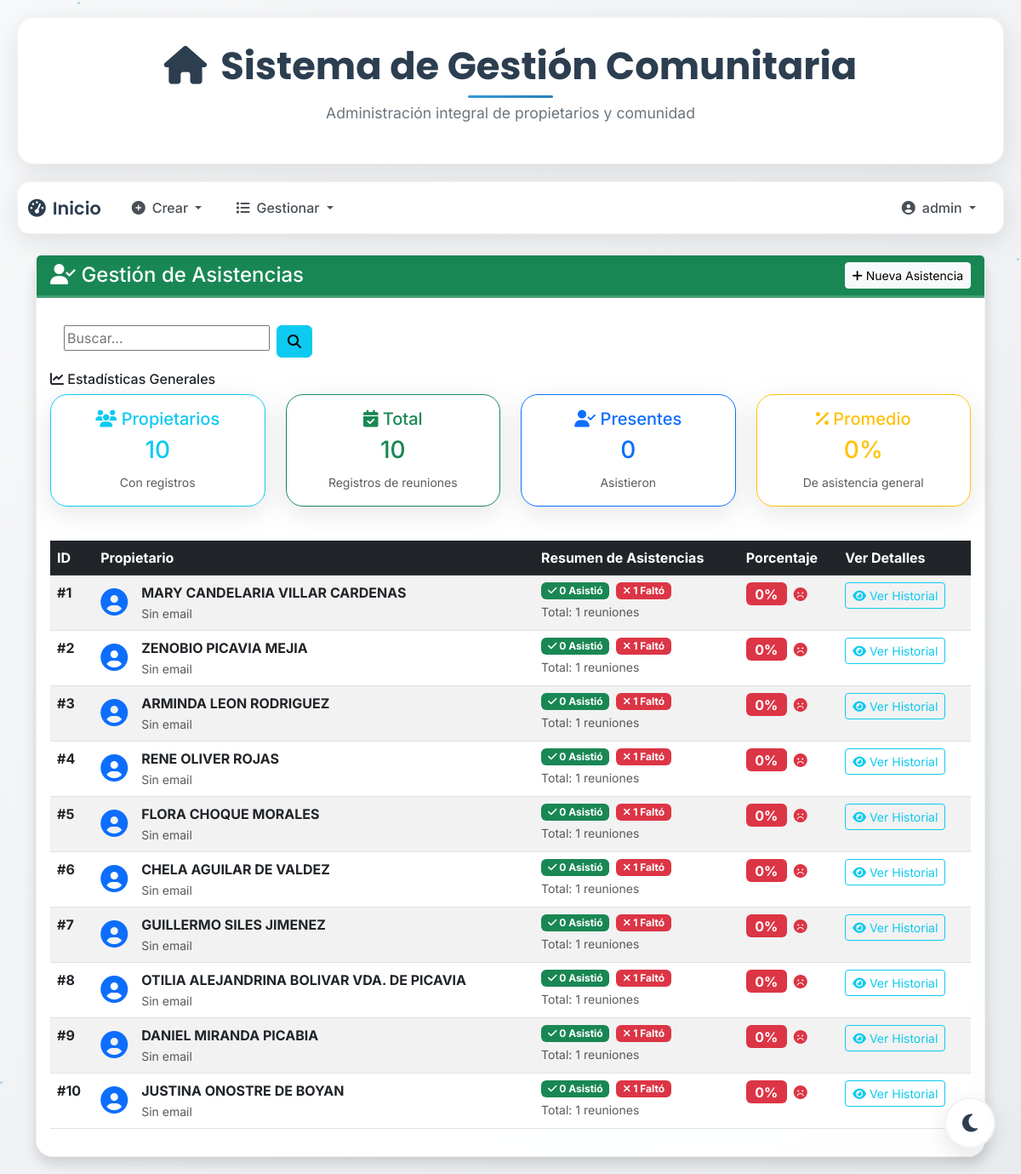
Page /asistencias (signed in) on the committed database.
### models/user_model.py (models this page shows, shortened)
class User(UserMixin, db.Model):
    __tablename__ = "Usuario"
    id = db.Column(db.Integer, primary_key=True)
    username = db.Column(db.String(100), unique=True, nullable=False)
    password_hash = db.Column(db.String(128), nullable=False)
    role = db.Column(db.String(50), nullable=False, default="doctor")
    def has_role(self, role):
        return self.role == role

### models/asistencia_model.py (models this page shows, shortened)
class Asistencia(db.Model):
    __tablename__ = "Asistencia"
    id = db.Column(db.Integer, primary_key=True)
    duenio_id = db.Column(db.Integer, db.ForeignKey('Duenio.id', ondelete='CASCADE'), nullable=False)
    id_reunion = db.Column(db.Integer, db.ForeignKey('Reunion.id', ondelete='CASCADE'), nullable=False)
    asistio = db.Column(db.Boolean, nullable=False, default=False)
    reunion = db.relationship('Reunion', backref='asistencias')
    dueno = db.relationship('Duenio', backref='asistencias')
    __table_args__ = (UniqueConstraint('duenio_id', 'id_reunion', name='_duenio_reunion_uc'),)

### models/duenio_model.py (models this page shows, shortened)
class Duenio(db.Model):
    __tablename__ = "Duenio"
    id = db.Column(db.Integer, primary_key=True)
    nombre = db.Column(db.String(50), nullable=False)
    paterno = db.Column(db.String(50), nullable=True)
    materno = db.Column(db.String(50), nullable=True)
    ci = db.Column(db.String(20), unique=True, nullable=False)
    multas = db.relationship('Multa', backref='duenio', lazy=True)  # Relación con la tabla Multa

### controllers/asistencia_controller.py (the view, shortened to what this page needs)
@asistencia_bp.route("/asistencias")
@login_required
def list_asistencias():
    page = request.args.get('page', 1, type=int)
    per_page = request.args.get('per_page', 10, type=int)  # 10 registros por página por defecto
    search = request.args.get('search', '', type=str)
    query = db.session.query(Asistencia).join(Duenio).join(Reunion)
    asistencias_paginated = query.order_by(Reunion.fecha.desc()).paginate(
        page=page,
        per_page=per_page,
        error_out=False
    )
    if search:
        total_query = query
    else:
        total_query = db.session.query(Asistencia).join(Duenio).join(Reunion)
    total_asistencias = total_query.count()
    total_presentes = total_query.filter(Asistencia.asistio == True).count()
    total_ausentes = total_query.filter(Asistencia.asistio == False).count()
    reuniones_unicas = total_query.with_entities(Asistencia.id_reunion).distinct().count()
    return asistencia_view.list_asistencias(asistencias_paginated, search, {
        'total_asistencias': total_asistencias,
        'total_presentes': total_presentes,
        'total_ausentes': total_ausentes,
        'reuniones_unicas': reuniones_unicas
    })

### templates/asistencias.html (shortened to what this page needs)
{% extends 'base.html' %}
{% block content %}
<div class="container mt-4">
    <div class="row">
        <div class="col-12">
            <div class="card shadow">
                <div class="card-header bg-success text-white">
                    <div class="d-flex justify-content-between align-items-center">
                        <h4 class="mb-0">
                            <i class="fas fa-user-check"></i> Gestión de Asistencias
                        </h4>
                        {% if current_user.has_role('admin') %}
                        <a href="{{ url_for('asistencia.create_asistencia') }}" class="btn btn-light btn-sm">
                            <i class="fas fa-plus"></i> Nueva Asistencia
                        </a>
                        {% endif %}
                    </div>
                </div>
                <div class="card-body">
                    {% include 'buscar.html' %}
                    {% if asistencias %}
                    <div class="row mb-4">
                        <div class="col-12">
                            <h6><i class="fas fa-chart-line"></i> Estadísticas Generales</h6>
                            <div class="row">
                                {% set duenos_unicos = asistencias|map(attribute='dueno.id')|unique|list %}
                                {% set total_duenos = duenos_unicos|length %}
                                {% set total_asistencias = asistencias|length %}
                                {% set total_presentes = asistencias|selectattr('asistio', 'equalto', True)|list|length %}
                                {% set promedio_asistencia = ((total_presentes / total_asistencias) * 100)|round|int if total_asistencias > 0 else 0 %}
                                <div class="col-md-3 mb-3">
                                    <div class="card border-info">
                                        <div class="card-body text-center">
                                            <h5 class="text-info">
                                                <i class="fas fa-users"></i> Propietarios
                                            </h5>
                                            <h3 class="text-info">{{ total_duenos }}</h3>
                                            <small class="text-muted">Con registros</small>
                                        </div>
                                    </div>
                                </div>
                                <div class="col-md-3 mb-3">
                                    <div class="card border-success">
                                        <div class="card-body text-center">
                                            <h5 class="text-success">
                                                <i class="fas fa-calendar-check"></i> Total
                                            </h5>
                                            <h3 class="text-success">{{ total_asistencias }}</h3>
                                            <small class="text-muted">Registros de reuniones</small>
                                        </div>
                                    </div>
                                </div>
                                <div class="col-md-3 mb-3">
                                    <div class="card border-primary">
                                        <div class="card-body text-center">
                                            <h5 class="text-primary">
                                                <i class="fas fa-user-check"></i> Presentes
                                            </h5>
                                            <h3 class="text-primary">{{ total_presentes }}</h3>
                                            <small class="text-muted">Asistieron</small>
                                        </div>
                                    </div>
                                </div>
                                <div class="col-md-3 mb-3">
                                    <div class="card border-warning">
                                        <div class="card-body text-center">
                                            <h5 class="text-warning">
                                                <i class="fas fa-percentage"></i> Promedio
                                            </h5>
                                            <h3 class="text-warning">{{ promedio_asistencia }}%</h3>
                                            <small class="text-muted">De asistencia general</small>
                                        </div>
                                    </div>
                                </div>
                            </div>
                        </div>
                    </div>
                    {% endif %}
                    <div class="table-responsive">
                        <table class="table table-striped table-hover" id="dueniosTable">
                            <thead class="table-dark">
                                <tr>
                                    <th>ID</th>
                                    <th>Propietario</th>
                                    <th>Resumen de Asistencias</th>
                                    <th>Porcentaje</th>
                                    <th>Ver Detalles</th>
                                </tr>
                            </thead>
                            <tbody>
                                {% set duenos_procesados = [] %}
                                {% for asistencia in asistencias %}
                                    {% if asistencia.dueno.id not in duenos_procesados %}
                                        {% set _ = duenos_procesados.append(asistencia.dueno.id) %}
                                        {% set asistencias_dueno = asistencias|selectattr('dueno.id', 'equalto', asistencia.dueno.id)|list %}
                                        {% set asistio_count = asistencias_dueno|selectattr('asistio', 'equalto', True)|list|length %}
                                        {% set no_asistio_count = asistencias_dueno|selectattr('asistio', 'equalto', False)|list|length %}
                                        {% set total_dueno = asistencias_dueno|length %}
                                        {% set porcentaje = ((asistio_count / total_dueno) * 100)|round|int if total_dueno > 0 else 0 %}
                                        <tr>
                                            <td><strong>#{{ asistencia.dueno.id }}</strong></td>
                                            <td>
                                                <div class="d-flex align-items-center">
                                                    <div class="me-3">
                                                        <i class="fas fa-user-circle fa-2x text-primary"></i>
                                                    </div>
                                                    <div>
                                                        <strong>{{ asistencia.dueno.nombre }} {{ asistencia.dueno.paterno or '' }} {{ asistencia.dueno.materno or '' }}</strong>
                                                        <br><small class="text-muted">{{ asistencia.dueno.email or 'Sin email' }}</small>
                                                    </div>
                                                </div>
                                            </td>
                                            <td>
                                                <div class="d-flex gap-2">
                                                    <span class="badge bg-success">
                                                        <i class="fas fa-check"></i> {{ asistio_count }} Asistió
                                                    </span>
                                                    <span class="badge bg-danger">
                                                        <i class="fas fa-times"></i> {{ no_asistio_count }} Faltó
                                                    </span>
                                                </div>
                                                <small class="text-muted d-block mt-1">Total: {{ total_dueno }} reuniones</small>
                                            </td>
                                            <td>
                                                <div class="d-flex align-items-center">
                                                    {% if porcentaje >= 80 %}
                                                        <span class="badge bg-success fs-6">{{ porcentaje }}%</span>
                                                        <i class="fas fa-smile text-success ms-2"></i>
                                                    {% elif porcentaje >= 60 %}
                                                        <span class="badge bg-warning fs-6">{{ porcentaje }}%</span>
                                                        <i class="fas fa-meh text-warning ms-2"></i>
                                                    {% else %}
                                                        <span class="badge bg-danger fs-6">{{ porcentaje }}%</span>
                                                        <i class="fas fa-frown text-danger ms-2"></i>
                                                    {% endif %}
                                                </div>
                                            </td>
                                            <td>
                                                <button class="btn btn-outline-info btn-sm verAsistenciasBtn"
                                                    data-dueno="{{ asistencia.dueno.id }}"
                                                    data-nombre="{{ asistencia.dueno.nombre }} {{ asistencia.dueno.paterno or '' }}"
                                                    data-asistencias='[{% for ast in asistencias_dueno %}{"id": {{ ast.id }}, "fecha": "{{ ast.reunion.fecha.strftime('%d/%m/%Y') if ast.reunion.fecha else 'Sin fecha' }}", "hora": "{{ ast.reunion.hora.strftime('%H:%M') if ast.reunion.hora else 'Sin hora' }}", "descripcion": "{{ ast.reunion.descripcion or 'Reunión general' }}", "asistio": {{ ast.asistio|lower }}}{% if not loop.last %},{% endif %}{% endfor %}]'>
                                                    <i class="fas fa-eye"></i> Ver Historial
                                                </button>
                                            </td>
                                        </tr>
                                    {% endif %}
                                {% endfor %}
                            </tbody>
                        </table>
                    </div>
                </div>
            </div>
        </div>
    </div>
</div>
{% endblock %}

### templates/base.html (shortened to what this page needs)
<!DOCTYPE html>
<html lang="es">
<head>
    <link rel="stylesheet" href="https://cdn.jsdelivr.net/npm/bootstrap@5.3.0/dist/css/bootstrap.min.css">
    <link rel="stylesheet" href="https://cdnjs.cloudflare.com/ajax/libs/animate.css/4.1.1/animate.min.css"/>
</head>
<body>
    <div class="floating-particles" id="particles"></div>
    <div class="header-container">
        <h1 class="main-title">
            <i class="fas fa-home me-3"></i>Sistema de Gestión Comunitaria
        </h1>
        <p class="subtitle">Administración integral de propietarios y comunidad</p>
    </div>
    {% if current_user.is_authenticated %}
    <nav class="navbar navbar-expand-lg navbar-custom">
        <div class="container-fluid">
            <a class="navbar-brand" href="{{ url_for('user.index') }}">
                <i class="fas fa-tachometer-alt me-2"></i>Inicio
            </a>
            <div class="collapse navbar-collapse" id="navbarNav">
                <ul class="navbar-nav me-auto">
                    {% if current_user.has_role("admin") %}
                    <li class="nav-item dropdown">
                        <a class="nav-link dropdown-toggle" href="#" id="navbarDropdownCrear"
                           data-bs-toggle="dropdown" aria-haspopup="true" aria-expanded="false">
                          <i class="fas fa-plus-circle me-2"></i>Crear
                        </a>
                    </li>
                    {% endif %}
                    <li class="nav-item dropdown">
                        <a class="nav-link dropdown-toggle" href="#" id="navbarDropdownListado"
                           data-bs-toggle="dropdown" aria-haspopup="true" aria-expanded="false">
                          <i class="fas fa-list me-2"></i>Gestionar
                        </a>
                    </li>
                </ul>
                <ul class="navbar-nav">
                    <li class="nav-item dropdown">
                        <a class="nav-link dropdown-toggle" href="#" id="navbarDropdownUser"
                           data-bs-toggle="dropdown" aria-haspopup="true" aria-expanded="false">
                          <i class="fas fa-user-circle me-2"></i>{{ current_user.username }}
                        </a>
                    </li>
                </ul>
            </div>
        </div>
    </nav>
    {% endif %}
    <div class="floating-theme-toggle">
        <button class="btn theme-toggle-float" id="themeToggle">
            <i class="fas fa-moon" id="themeIcon"></i>
        </button>
    </div>
    <div class="content-container page-transition">
        {% block content %}{% endblock %}
    </div>
</body>
</html>

### rows in the picture
User: username "admin"
Asistencia: dueno.id "1", dueno.nombre "MARY CANDELARIA", dueno "VILLAR", dueno "CARDENAS", dueno "Sin email", asistio "0", no_asistio_count "1", total_dueno "1"
Asistencia: dueno.id "2", dueno.nombre "ZENOBIO", dueno "PICAVIA", dueno "MEJIA", dueno "Sin email", asistio "0", id_reunion "1"
Asistencia: dueno.id "3", dueno.nombre "ARMINDA", dueno "LEON", dueno "RODRIGUEZ", dueno "Sin email", asistio "0", id_reunion "1"
Asistencia: dueno.id "4", dueno.nombre "RENE", dueno "OLIVER", dueno "ROJAS", dueno "Sin email", asistio "0", id_reunion "1"
Asistencia: dueno.id "5", dueno.nombre "FLORA", dueno "CHOQUE", dueno "MORALES", dueno "Sin email", asistio "0", id_reunion "1"
Asistencia: dueno.id "6", dueno.nombre "CHELA", dueno "AGUILAR", dueno "DE VALDEZ", dueno "Sin email", asistio "0", id_reunion "1"
Asistencia: dueno.id "7", dueno.nombre "GUILLERMO", dueno "SILES", dueno "JIMENEZ", dueno "Sin email", asistio "0", id_reunion "1"
Asistencia: dueno.id "8", dueno.nombre "OTILIA ALEJANDRINA", dueno "BOLIVAR", dueno "VDA. DE PICAVIA", dueno "Sin email", asistio "0", id_reunion "1"
Asistencia: dueno.id "9", dueno.nombre "DANIEL", dueno "MIRANDA", dueno "PICABIA", dueno "Sin email", asistio "0", id_reunion "1"
Asistencia: dueno.id "10", dueno.nombre "JUSTINA", dueno "ONOSTRE", dueno "DE BOYAN", dueno "Sin email", asistio "0", id_reunion "1"

### other values in the picture
{{ total_duenos }} "10"
{{ total_asistencias }} "10"
{{ total_presentes }} "0"
{{ promedio_asistencia }} "0"
